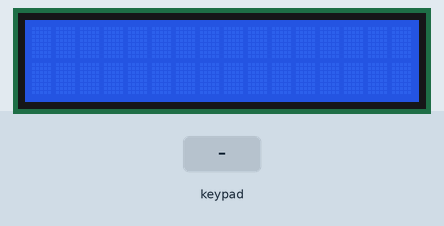
This sketch was run on a simulated ESP8266 (NodeMCU). Shown: 16×2 character LCD. The test bench sets the inputs (shaded band). WiFi joins after 1.5 s; servers stay silent unless stated; uploads are accepted with an empty reply.

Above: at 1.2 s.
1.3 s: key '1' pressed
At 2.3 s:
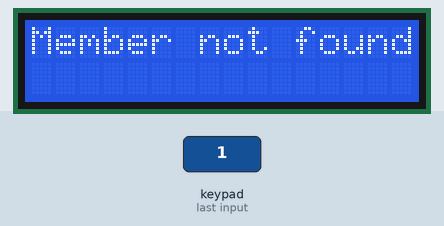
At 4.2 s:
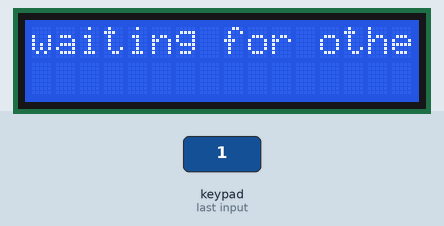
4.3 s: keypad keys 1 2 3 4 5 6 7 8 pressed 0.4 s apart
At 5.98 s:
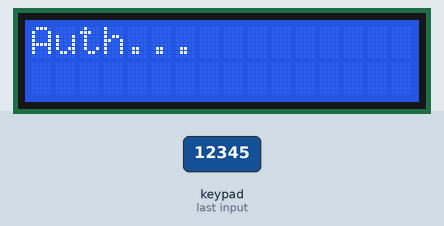
Timing chart, 0 to 7.5 s (numbered marks = the images above; inputs shaded):
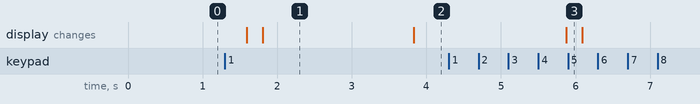

Measured:
- after the input at 1.3 s, the display: first changes after 0.29 s (image 1 shows a later state)
- after the input at 4.3 s, the display: changes after 1.6 s (image 3)
- what the display in image 1 shows lasts 2.0 s, from 1.8 s to 3.8 s

The sketch:

rfid.ino
```cpp
#include <Arduino.h>
#include <ESP8266WiFi.h>
#include <ESP8266WiFiMulti.h>
#include <ESP8266HTTPClient.h>
#include <WiFiClientSecureBearSSL.h>
#include <ArduinoJson.h>
#include "Adafruit_Keypad.h"
#include <LiquidCrystal_I2C.h>


unsigned long wakeUpPeriod = 100000;
//LCD variables
int lcdColumns = 16;
int lcdRows = 2;
LiquidCrystal_I2C lcd(0x27, lcdColumns, lcdRows);


//KEY PAD VARIABLES
const byte ROWS = 4; // rows
const byte COLS = 4; // columns
//define the symbols on the buttons of the keypads
char keys[ROWS][COLS] = {
  {'1', '2', '3', 'A'},
  {'4', '5', '6', 'B'},
  {'7', '8', '9', 'C'},
  {'*', '0', '#', 'D'}
};
byte rowPins[ROWS] = {16, 10, 9, 0}; //connect to the row pinouts of the keypad
byte colPins[COLS] = {2, 14, 12, 13}; //connect to the column pinouts of the keypad

Adafruit_Keypad customKeypad = Adafruit_Keypad( makeKeymap(keys), rowPins, colPins, ROWS, COLS);


//WIFI VARIABLES
const char* ssid = "SiAymen";
const char* pwd = "12345678";
const String url = "https://node-js-test-9u9r.onrender.com/";
const String codes[5] = {"1234", "5678", "0000","4567","21944"};
ESP8266WiFiMulti WiFiMulti;

unsigned long lastms=0;

void setup() {
  Serial.begin(115200);
  WiFi.mode(WIFI_STA);
  WiFiMulti.addAP(ssid, pwd);
  customKeypad.begin();
  lcd.init();
  lcd.backlight();
}

void loop() {

  char c = 0;
  customKeypad.tick();
  while (customKeypad.available()) {
    keypadEvent e = customKeypad.read();
    if (e.bit.EVENT == KEY_JUST_PRESSED){
      c = (char)e.bit.KEY;
    }
  }
  if ((WiFiMulti.run() == WL_CONNECTED)) {
    std::unique_ptr<BearSSL::WiFiClientSecure>client(new BearSSL::WiFiClientSecure);
    client->setInsecure();
    HTTPClient https;
    if(c){
//      Serial.println(c);
      int codeIndex = c-'0'-1;
      if(codeIndex < 0 || codeIndex >4){
        return;
      }
      String memberCode = codes[codeIndex];
//      Serial.println(memberCode);
      lcd.clear();
      lcd.setCursor(0, 0);
      lcd.print("Auth...");

      String name = "";
      boolean isPresent = false;
      if (getMemberByCode(client, https, "get-member", memberCode, name, isPresent )) {
        if (name != "") {
//          Serial.print("name : ");
//          Serial.println(name);
//          Serial.print("is Present: ");
//          Serial.println(isPresent);
          if(setPresence(client, https, "set-presence", memberCode, !isPresent)){
            String message = isPresent?"   Good Bye":"    Welcome ";
            lcd.clear();
            lcd.setCursor(0, 0);
            lcd.print(message);
            lcd.setCursor(0,1);
            lcd.print(name);
            delay(2000);
            lcd.clear();
          }
        } else {
          lcd.clear();
          lcd.setCursor(0, 0);
          lcd.print("Member not found!");
//          Serial.println("Member not found !");
          delay(2000);
          lcd.clear();
        }
      } else {
//        Serial.println("[HTTPS] Unable to connect\n");
      }
      lcd.setCursor(0,0);
      lcd.print("waiting for other code");
//      Serial.println("waiting for other code");
      delay(2000);
    }


    // periodic wake up of the server.
    if((millis()-lastms)>=wakeUpPeriod)
    {
      lastms=millis();
//      Serial.println("waking up the server !");
      periodicGet(client, https, "get-present");
    }
  }
  delay(10);
}


boolean getMemberByCode(std::unique_ptr<BearSSL::WiFiClientSecure>& client, HTTPClient & https,
                        String route, String code, String & name, boolean & isPresent) {
  if (https.begin(*client, url + route)) {
    https.addHeader("Content-Type", "application/json");
    String requestBody = "{\"code\":\"" + code + "\"}";
    int httpCode = https.POST(requestBody);
    if (httpCode > 0) {
      if (httpCode == HTTP_CODE_OK || httpCode == HTTP_CODE_MOVED_PERMANENTLY) {
        String response = https.getString();
        StaticJsonDocument<200> responseBody;
        DeserializationError error = deserializeJson(responseBody, response);
        if (responseBody["success"]) {
          name = (String)responseBody["data"]["name"];
          isPresent = (boolean)responseBody["data"]["is_present"];
        } else {
          name = "";
        }
      }
    } else {
//      Serial.printf("[HTTPS] GET... failed, error: %s\n", https.errorToString(httpCode).c_str());
    }

    https.end();
    return true;
  }
  return false;
}

boolean setPresence(std::unique_ptr<BearSSL::WiFiClientSecure>& client, HTTPClient & https,
                    String route, String code, boolean newPresence) {
  if (https.begin(*client, url + route)) {
    https.addHeader("Content-Type", "application/json");
    String requestBody = "{\"code\":\"" + code + "\", \"is_present\":" + newPresence + "}";
    int httpCode = https.POST(requestBody);
    if (httpCode > 0) {
      if (httpCode == HTTP_CODE_OK || httpCode == HTTP_CODE_MOVED_PERMANENTLY) {
        String response = https.getString();
        StaticJsonDocument<200> responseBody;
        DeserializationError error = deserializeJson(responseBody, response);
//        Serial.println((String)responseBody["message"]);
      }
    } else {
//      Serial.printf("[HTTPS] GET... failed, error: %s\n", https.errorToString(httpCode).c_str());
    }

    https.end();
    return true;
  }
  return false;
}

void periodicGet(std::unique_ptr<BearSSL::WiFiClientSecure>& client, HTTPClient & https,
                    String route) {
    if(https.begin(*client, url + route)){
      int httpCode = https.GET();
      if (httpCode > 0) {
        if (httpCode == HTTP_CODE_OK || httpCode == HTTP_CODE_MOVED_PERMANENTLY) {
          String response = https.getString();
          StaticJsonDocument<200> responseBody;
          DeserializationError error = deserializeJson(responseBody, response);
//          Serial.println((String)responseBody["message"]);
        }
      } else {
//        Serial.printf("[HTTPS] GET... failed, error: %s\n", https.errorToString(httpCode).c_str());
      }

      https.end();
    }
}
```
